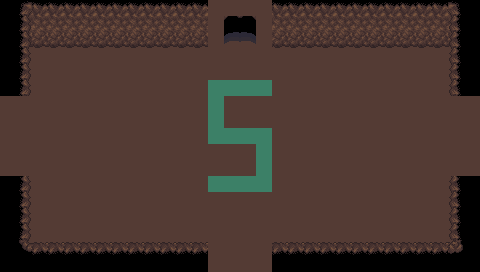

This is a level from a 2D game, rendered from its Tiled map with the project's own tilesets. A one-line summary and the map file follow, with tile-layer data summarised:
An orthogonal 30x17 tile map with 16x16 px tiles, 3 tile layers (Base, Ground, Upper), 2 tilesets and 18 objects (6x SpawnPoint, 4x Entrance, 4x BlockObject, 4x CombatStart).

<map version="1.5" tiledversion="1.6.0" orientation="orthogonal" renderorder="right-down" width="30" height="17" tilewidth="16" tileheight="16" infinite="0" nextlayerid="22" nextobjectid="82">
 <properties>
  <property name="Dungeon" value="Cave" />
  <property name="MapType" value="Cave" />
  <property name="Mobs" value="2-3|0" />
  <property name="Modular" type="bool" value="true" />
  <property name="ResourcesMinMax" value="30-60" />
 </properties>
 <tileset firstgid="1" source="../Tilesets/tilesetManorGrounds.tsx" />
 <tileset firstgid="626" source="../Tilesets/tsWalls_Floors.tsx" />
 <layer id="19" name="Base" width="30" height="17">
  <data>[510 cells, 510 non-empty, 7 distinct tile ids]</data>
 </layer>
 <layer id="20" name="Ground" width="30" height="17">
  <data>[510 cells, 92 non-empty, 8 distinct tile ids]</data>
 </layer>
 <layer id="21" name="Upper" width="30" height="17">
  <data>[510 cells, 28 non-empty, 5 distinct tile ids]</data>
 </layer>
 <objectgroup id="4" name="Travel">
  <object id="51" name="Entrance" x="224" y="268" width="32" height="4">
   <properties>
    <property name="EntranceDir" value="Up" />
    <property name="Modular" type="bool" value="true" />
   </properties>
  </object>
  <object id="53" name="Entrance" x="224" y="28" width="32" height="4">
   <properties>
    <property name="EntranceDir" value="Down" />
    <property name="Modular" type="bool" value="true" />
   </properties>
  </object>
  <object id="54" name="Entrance" x="0" y="128" width="4" height="32">
   <properties>
    <property name="EntranceDir" value="Right" />
    <property name="Modular" type="bool" value="true" />
   </properties>
  </object>
  <object id="55" name="Entrance" x="476" y="128" width="4" height="32">
   <properties>
    <property name="EntranceDir" value="Left" />
    <property name="Modular" type="bool" value="true" />
   </properties>
  </object>
 </objectgroup>
 <objectgroup id="5" name="MapObject">
  <object id="72" name="SpawnPoint" x="100.098" y="70.3101" width="10" height="8.5" />
  <object id="73" name="SpawnPoint" x="227.405" y="101.64" width="10" height="8.5" />
  <object id="74" name="SpawnPoint" x="405.477" y="70.7067" width="10" height="8.5" />
  <object id="75" name="SpawnPoint" x="52.1101" y="229.741" width="10" height="8.5" />
  <object id="76" name="SpawnPoint" x="419.357" y="212.688" width="10" height="8.5" />
  <object id="77" name="SpawnPoint" x="339.642" y="133.368" width="10" height="8.5" />
  <object id="78" name="BlockObject" x="212.402" y="5.21177" width="55.625" height="9.75">
   <properties>
    <property name="Dir" value="Up" />
    <property name="Open" type="bool" value="false" />
   </properties>
  </object>
  <object id="79" name="BlockObject" x="210.217" y="243.202" width="55.625" height="9.75">
   <properties>
    <property name="Dir" value="Down" />
    <property name="Open" type="bool" value="false" />
   </properties>
  </object>
  <object id="80" name="BlockObject" x="2.65189" y="99.7118" width="26.75" height="74">
   <properties>
    <property name="Dir" value="Left" />
    <property name="Open" type="bool" value="false" />
   </properties>
  </object>
  <object id="81" name="BlockObject" x="453.652" y="101.212" width="26.75" height="74">
   <properties>
    <property name="Dir" value="Right" />
    <property name="Open" type="bool" value="false" />
   </properties>
  </object>
 </objectgroup>
 <objectgroup id="6" name="Character">
  <object id="56" name="CombatStart" x="65.3136" y="129.489" width="10.5" height="11.25">
   <properties>
    <property name="Dir" value="Right" />
    <property name="Position" value="NE" />
   </properties>
  </object>
  <object id="57" name="CombatStart" x="210.193" y="195.359" width="10.5" height="11.25">
   <properties>
    <property name="Dir" value="Up" />
    <property name="Position" value="NW" />
   </properties>
  </object>
  <object id="58" name="CombatStart" x="256.93" y="66.2491" width="10.5" height="11.25">
   <properties>
    <property name="Dir" value="Down" />
    <property name="Position" value="SE" />
   </properties>
  </object>
  <object id="59" name="CombatStart" x="399.308" y="161.432" width="10.5" height="11.25">
   <properties>
    <property name="Dir" value="Left" />
    <property name="Position" value="SW" />
   </properties>
  </object>
 </objectgroup>
</map>
